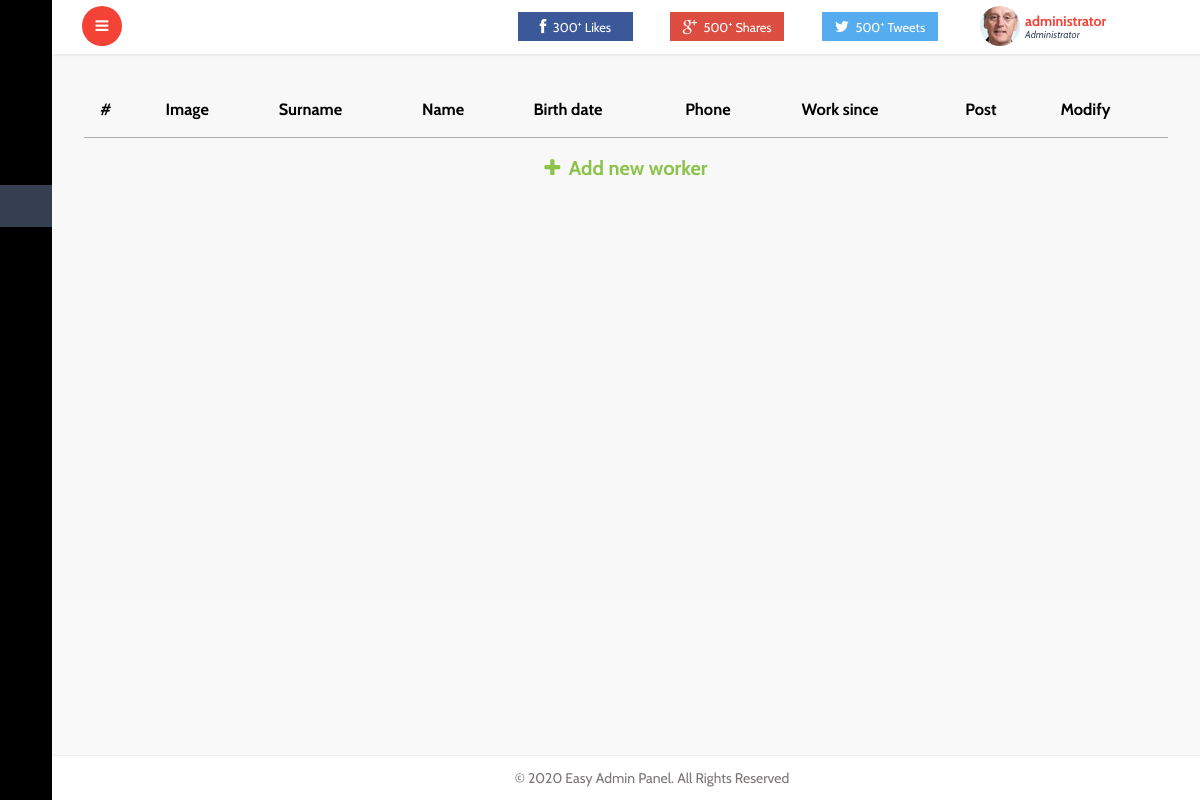
Page /admin/workers.php (signed in) on the earlier database version.
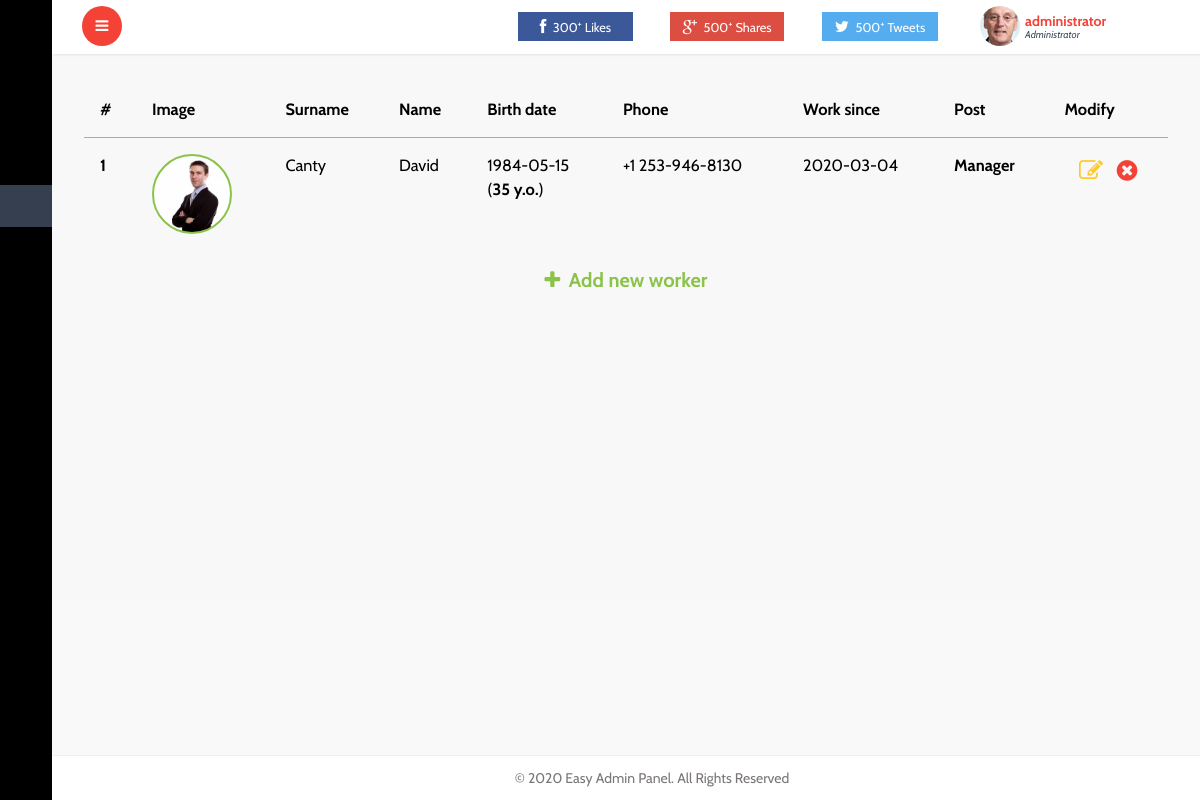
Same page on the later database version.
### tables this page shows
CREATE TABLE `workers` (
  `id` bigint(20) UNSIGNED NOT NULL,
  `surname` varchar(20) NOT NULL,
  `name` varchar(20) NOT NULL,
  `DOB` date NOT NULL,
  `enter_date` date NOT NULL,
  `phone` varchar(20) NOT NULL,
  `post` varchar(20) NOT NULL,
  `photo` varchar(100) DEFAULT NULL
);

### admin/workers.php (the view, shortened to what this page needs)
<?php
	$mysql = mysqli_connect('localhost', 'root', '', 'shop');
	$query = 'SELECT * FROM admins WHERE id=' . $_SESSION['admin_id'];
	$username = "";
	if($result = $mysql -> query($query)) {
		$row = $result -> fetch_array();
		$username = $row['username'];
	} else {
		die('ERROR: Could not execute query! ' . $mysql -> error);
	}
?>
<!DOCTYPE HTML>
<html>
<head>
	<link href="css/bootstrap.min.css" rel='stylesheet' type='text/css' />
	<link href="css/style.css" rel='stylesheet' type='text/css' />
	<link href="css/font-awesome.css" rel="stylesheet">
	<link rel="stylesheet" href="css/icon-font.min.css" type='text/css' />
	<link href="css/animate.css" rel="stylesheet" type="text/css" media="all">
	<link href="css/myStyle.css" rel='stylesheet' type='text/css' />
</head>
 <body class="sticky-header left-side-collapsed"  onload="initMap()">
    <section>
		<div class="left-side sticky-left-side">
			<div class="logo-icon text-center">
				<a href="index.php"><i class="lnr lnr-home"></i> </a>
			</div>
			<div class="left-side-inner">
				<ul class="nav nav-pills nav-stacked custom-nav">
					<li><a href="index.php"><i class="lnr lnr-power-switch"></i><span>Dashboard</span></a></li>
					<li>
						<a href="products.php">
							<i class="lnr lnr-cart"></i>
						</a>
					</li>
					<li><a href="sales.php"><i class="lnr lnr-pie-chart"></i>
						<span>Sales</span></a>
					</li>
					<li class="active"><a href="workers.php">
						<i class="lnr lnr-users"></i>
						<span>Workers</span></a>
					</li>
				</ul>
			</div>
		</div>
		<div class="main-content">
			<div class="header-section">
			<a class="toggle-btn  menu-collapsed"><i class="fa fa-bars"></i></a>
			<div class="menu-right">
				<div class="user-panel-top">
					<div class="profile_details">
						<ul>
							<li class="dropdown profile_details_drop">
								<a href="#" class="dropdown-toggle" data-toggle="dropdown" aria-expanded="false">
									<div class="profile_img">
										<span style="background:url(images/1.jpg) no-repeat center"> </span>
										 <div class="user-name">
											<p>
												<?php if (isset($username))
													echo $username;
												?>
												<span>Administrator</span>
											</p>
										 </div>
										 <i class="lnr lnr-chevron-down"></i>
										<div class="clearfix"></div>
									</div>
								</a>
							</li>
							<div class="clearfix"> </div>
						</ul>
					</div>
					<div class="social_icons">
						<div class="col-md-4 social_icons-left">
							<a href="#" class="yui"><i class="fa fa-facebook i1"></i><span>300<sup>+</sup> Likes</span></a>
						</div>
						<div class="col-md-4 social_icons-left pinterest">
							<a href="#"><i class="fa fa-google-plus i1"></i><span>500<sup>+</sup> Shares</span></a>
						</div>
						<div class="col-md-4 social_icons-left twi">
							<a href="#"><i class="fa fa-twitter i1"></i><span>500<sup>+</sup> Tweets</span></a>
						</div>
					</div>
				</div>
			  </div>
			</div>
			<div id="page-wrapper">
				<?php
					echo '<table class="workers-table table table-hover table-responsive-md">';
					echo '<thead>';
						echo '<tr>';
						 	echo '<th scope="col">#</th>';
						 	echo '<th scope="col">Image</th>';
						 	echo '<th scope="col">Surname</th>';
						 	echo '<th scope="col">Name</th>';
						 	echo '<th scope="col">Birth date</th>';
						 	echo '<th scope="col">Phone</th>';
						 	echo '<th scope="col">Work since</th>';
						 	echo '<th scope="col">Post</th>';
						 	echo '<th scope="col">Modify</th>';
						 echo '</tr>';
					echo '</thead>';
					$query = "SELECT * FROM workers";
					echo '<tbody>';
					if ($result = $mysql -> query($query)) {
						while($row = $result -> fetch_array()) {
							$age = floor((time() - strtotime($row['DOB'])) / 31556926);
							echo '<tr>';
								echo "<th scope='row' id='t-id'>" . $row['id'] . "</th>";
								echo '<td><div class="worker-image" style="background: url(' .$row['photo'] . ') 50% 50%; background-size: cover;"></div></td>';
								echo '<td id="t-surname">' . $row['surname'] . '</td>';
								echo '<td id="t-name">' . $row['name'] . '</td>';
								echo '<td><span class="b-day">' . $row['DOB'] . '</span> <br>(<b>' . $age .' y.o.</b>)</td>';
								echo '<td id="t-phone">' . $row['phone'] . '</td>';
								echo '<td id="t-enter_date">' . $row['enter_date'] . '</td>';
								echo '<th id="t-post">' . $row['post'] . '</th>';
								echo '<td class="worker-modify">
										<a href="#" data-toggle="modal" data-target="#editWorkerModal" class="worker-modify-btn" id="worker-edit"><i class="fa fa-pencil-square-o"></i></a>
										<a href="php/delete-worker.php?id=' . $row['id'] . '" class="worker-modify-btn" id="worker-delete"><i class=" fa fa-times-circle"></i></a>
									  </td>';
							echo '</tr>';
						}
 					} else {
						die('ERROR: Could not execute query! ' . $mysql -> error);
					}
					echo '<tr>';
						echo "<th class='worker-add' scope='row' colspan='9'>
								<a href='#' data-toggle='modal' data-target='#addWorkerModal'><i class='fa fa-plus'></i> Add new worker</a>
							  </th>";
					echo '</tr>';
					echo '</tbody>';
					echo '</table>';
				?>
			</div>
			<footer>
			   <p>&copy 2020 Easy Admin Panel. All Rights Reserved</p>
			</footer>
   </section>
</body>
</html>

### admin/css/myStyle.css (style rules this page uses)
.workers-table { font-size: 1.2em; }
.worker-image { border-radius: 100%; border: 2px solid #8BC34A; height: 80px; width: 80px; }
.worker-modify { text-align: center; }
.worker-modify a { font-size: 24px; margin: 0 5px; }
.worker-modify #worker-edit { color: #FFCA28; }
.worker-modify #worker-delete { color: #F44336; }
.worker-add { text-align: center; }
.worker-add a { font-size: 20px; color: #8BC34A; }
.worker-add a i { margin-right: 4px; }

Differences in the rows shown:
added workers: id "1", photo (picture), surname "Canty", name "David", DOB "1984-05-15", DOB "35", phone "+1 253-946-8130", enter_date "2020-03-04", post "Manager"
